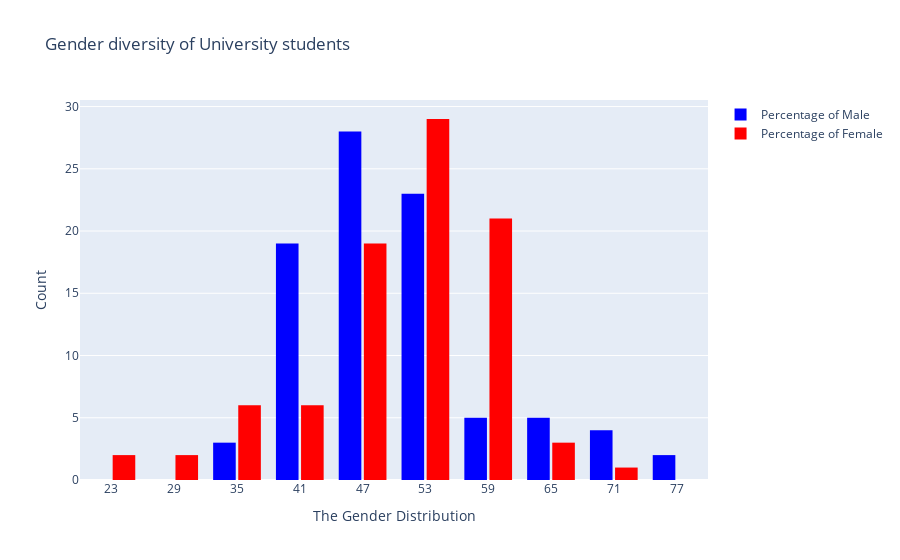

Notebook source saved alongside this figure:
### Code cell
# histogram for the gender distribution of students

trace1 = go.Histogram(
    x=df.Percentage_Male,
    name = "Percentage of Male",
    marker=dict(color='blue'),
    xbins=dict(
        start=20,
        end=80,
        size=6
    ))

trace2 = go.Histogram(
    x=df.Percentage_Female,
    name = "Percentage of Female",
    marker=dict(color='red'),
    xbins=dict(
        start=20,
        end=80,
        size=6
    ))

data = [trace1, trace2]
layout = go.Layout(
                   title='Gender diversity of University students',
                   xaxis=dict(title='The Gender Distribution'),
                   yaxis=dict( title='Count'),
                   bargap=0.2, # gap between bars of adjacent location coordinates
                   bargroupgap=0.1 # gap between bars of the same location coordinates
)
fig = go.Figure(data=data, layout=layout)
iplot(fig)

### Figure 1 — Plotly figure (JSON) as saved in the notebook; plotly's stock layout.template omitted (floating-point values rounded to 4 significant figures)
{"data": [{"marker": {"color": "blue"}, "name": "Percentage of Male", "type": "histogram", "x": ["54%", "66%", "53%", "57%", "61%", "55%", "51%", "50%", "54%", "62%", "48%", "48%", "50%", "68%", "43%", "0%", "46%", "41%", "51%", "51%", "51%", "51%", "66%", "54%", "49%", "47%", "59%", "47%", "43%", "40%", "54%", "39%", "44%", "45%", "46%", "38%", "0%", "72%", "67%", "48%", "32%", "42%", "66%", "46%", "50%", "54%", "0%", "53%", "52%", "48%", "0%", "0%", "0%", "43%", "42%", "47%", "48%", "0%", "47%", "42%", "40%", "44%", "47%", "0%", "76%", "45%", "71%", "41%", "49%", "50%", "53%", "45%", "49%", "0%", "43%", "41%", "51%", "54%", "48%", "36%", "42%", "0%", "42%", "49%", "0%", "46%", "46%", "57%", "57%", "43%", "52%", "42%", "78%", "44%", "51%", "48%", "34%", "46%", "41%", "68%"], "xbins": {"end": 80, "size": 6, "start": 20}}, {"marker": {"color": "red"}, "name": "Percentage of Female", "type": "histogram", "x": ["46%", "34%", "47%", "43%", "39%", "45%", "49%", "50%", "46%", "38%", "52%", "52%", "50%", "32%", "57%", "0%", "54%", "59%", "49%", "49%", "49%", "49%", "34%", "46%", "51%", "53%", "41%", "53%", "57%", "60%", "46%", "61%", "56%", "55%", "54%", "62%", "0%", "28%", "33%", "52%", "68%", "58%", "34%", "54%", "50%", "46%", "0%", "47%", "48%", "52%", "0%", "0%", "0%", "57%", "58%", "53%", "52%", "0%", "53%", "58%", "60%", "56%", "53%", "0%", "24%", "55%", "29%", "59%", "51%", "50%", "47%", "55%", "51%", "0%", "57%", "59%", "49%", "46%", "52%", "64%", "58%", "0%", "58%", "51%", "0%", "54%", "54%", "43%", "43%", "57%", "48%", "58%", "22%", "56%", "49%", "52%", "66%", "54%", "59%", "32%"], "xbins": {"end": 80, "size": 6, "start": 20}}], "layout": {"bargap": 0.2, "bargroupgap": 0.1, "title": {"text": "Gender diversity of University students"}, "xaxis": {"title": {"text": "The Gender Distribution"}}, "yaxis": {"title": {"text": "Count"}}}}
